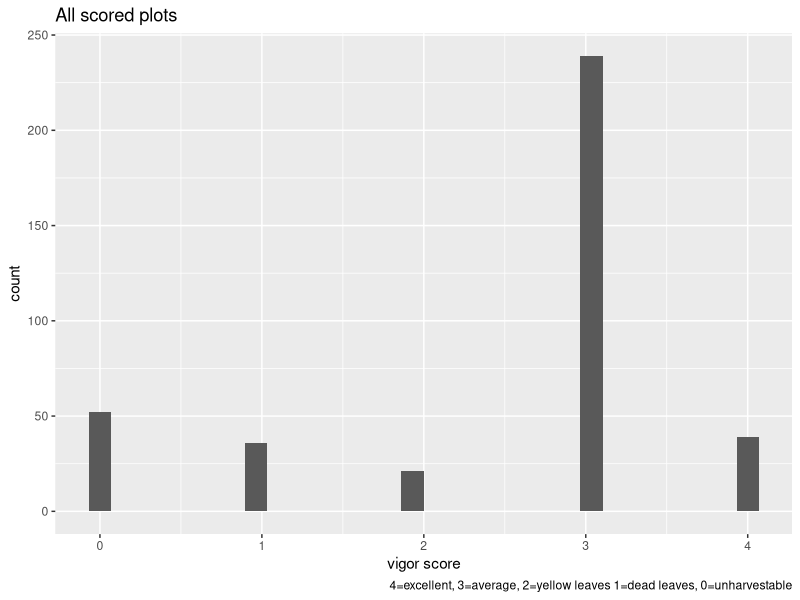
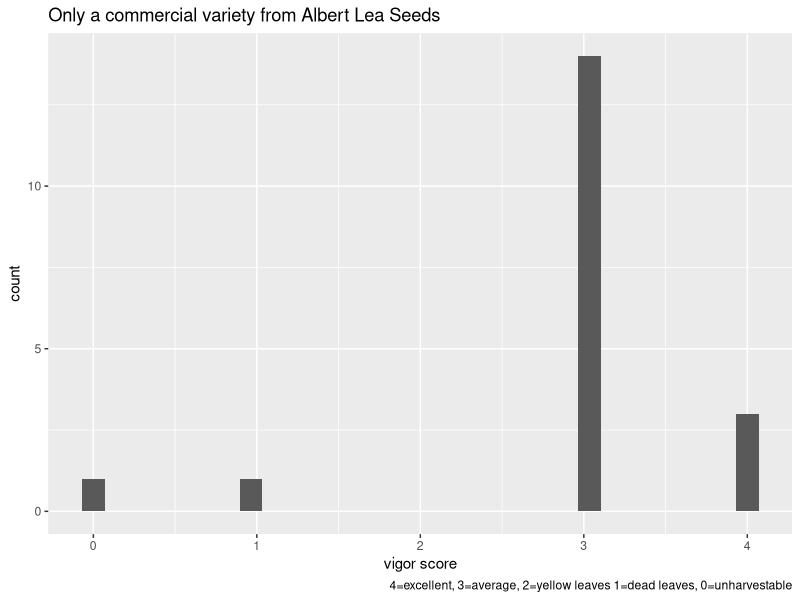
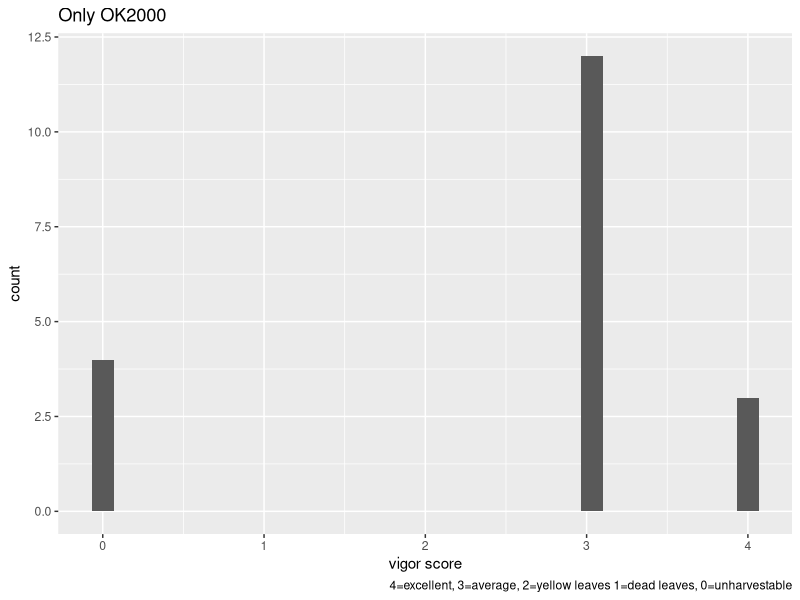
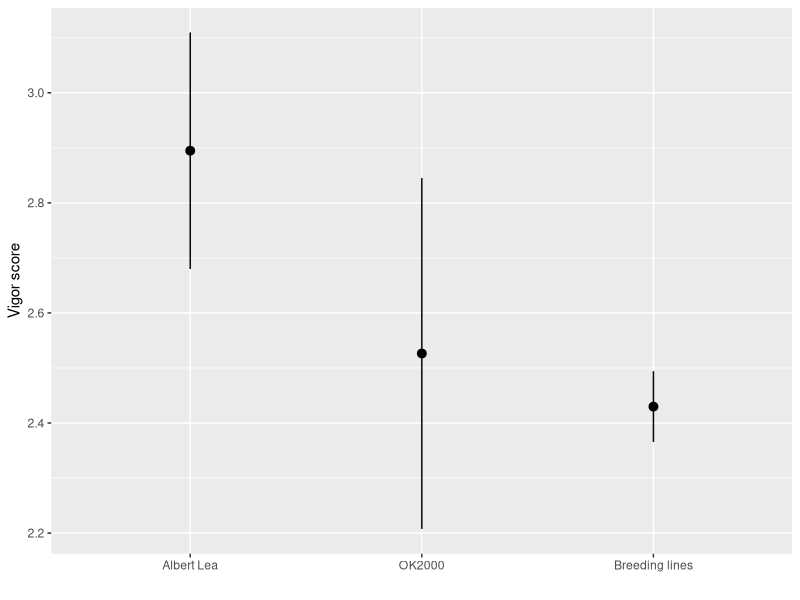

Reproduce these figures in R, in order.
## ---- chunk 1
library(tidyverse)
read.csv("mungbean plot map - master.csv") -> dat

dat %>% 
  select(PLOT,ENTRY,TREATMENT,genotype,activity,vigorcode_num, rowcode) %>% 
  filter(vigorcode_num != "empty" &
           vigorcode_num != "skipped") %>% 
  mutate(vigorcode_num = as.numeric(vigorcode_num),
         rowcode = as.numeric(rowcode)) %>% 
  filter(genotype!= "belkin" &
         genotype!= "albert lea 2x" &
         genotype!= "albert lea 3x" &
         genotype!= "enlist 1.7" &
         genotype!= "enlist 005"
         ) %>% 
  drop_na(vigorcode_num) -> dat1
  # distinct(vigorcode_num)

dat1 %>% 
  mutate(check = if_else(TREATMENT!= "CH1" & TREATMENT!="CH2", "genotype","checks")) %>% 
  mutate(type = if_else(TREATMENT== "CH1", "Albert Lea",if_else(TREATMENT=="CH2", "OK2000", "Breeding lines"))) %>% 
  mutate(type = factor(type,
                       levels = c("Albert Lea", "OK2000", "Breeding lines"))) %>% 
  group_by(type) %>% 
  summarise(n=n()) %>% 
  knitr::kable(caption = "Visual assessment observation counts")
## ---- chunk 2

dat1 %>% 
  ggplot(aes(vigorcode_num)) +
  stat_bin() +
  labs(x="vigor score",
       caption = "4=excellent, 3=average, 2=yellow leaves 1=dead leaves, 0=unharvestable",
       title = "All scored plots")
## ---- chunk 3
# dat1 %>% 
#   filter(TREATMENT == "CH1" | 
#            TREATMENT == "CH2") %>% 
#   ggplot(aes(vigorcode_num)) +
#   stat_bin() +
#   labs(x="vigor score",
#        caption = "4=excellent, 3=average, 2=yellow leaves 1=dead leaves, 0=unharvestable",
#        title = "Only check plots OK2000 and a commercial variety\n from Albert Lea Seeds")

dat1 %>% 
  filter(TREATMENT == "CH1" ) %>% 
  ggplot(aes(vigorcode_num)) +
  stat_bin() +
  labs(x="vigor score",
       caption = "4=excellent, 3=average, 2=yellow leaves 1=dead leaves, 0=unharvestable",
       title = "Only a commercial variety from Albert Lea Seeds")

dat1 %>% 
  filter(TREATMENT == "CH2") %>% 
  ggplot(aes(vigorcode_num)) +
  stat_bin() +
  labs(x="vigor score",
       caption = "4=excellent, 3=average, 2=yellow leaves 1=dead leaves, 0=unharvestable",
       title = "Only OK2000")
## ---- chunk 4
dat1 %>% 
  mutate(check = if_else(TREATMENT!= "CH1" & TREATMENT!="CH2", "genotype","checks")) %>% 
  mutate(type = if_else(TREATMENT== "CH1", "Albert Lea",if_else(TREATMENT=="CH2", "OK2000", "Breeding lines"))) %>% 
  mutate(type = factor(type,
                       levels = c("Albert Lea", "OK2000", "Breeding lines"))) %>% 
  # group_by(type) %>% 
  # summarise(n=n())
  ggplot(aes(type,vigorcode_num)) +
  stat_summary() +
  labs(y="Vigor score",
       x="")

## ---- chunk 5
dat1 %>% 
  mutate(type = if_else(TREATMENT== "CH1", "Albert Lea",if_else(TREATMENT=="CH2", "OK2000", "Breeding line"))) %>% 
  filter(vigorcode_num==4) %>% 
  filter(TREATMENT!="CH1" & TREATMENT!= "CH2") %>% 
  arrange(genotype) %>% 
  arrange(PLOT) %>% 
  rowid_to_column() %>%  
  select(rowid,genotype,PLOT) %>% 
  knitr::kable(caption = "genotypes with exceptionally good vigor, scoring a vigor score of 4 on 16Jul2024")
  
## ---- chunk 6
dat1 %>% 
  mutate(type = if_else(TREATMENT== "CH1", "Albert Lea",if_else(TREATMENT=="CH2", "OK2000", "Breeding line"))) %>% 
  filter(vigorcode_num==2) %>% 
  filter(TREATMENT!="CH1" & TREATMENT!= "CH2") %>% 
  arrange(genotype) %>% 
  arrange(PLOT) %>% 
  rowid_to_column() %>%  
  select(rowid,genotype, PLOT) %>%
  knitr::kable(caption = "lines with yellow leaves, scoring a vigor score of 2 on 16Jul2024")
## ---- chunk 7
dat1 %>% 
  mutate(type = if_else(TREATMENT== "CH1", "Albert Lea",if_else(TREATMENT=="CH2", "OK2000", "Breeding line"))) %>% 
  filter(vigorcode_num==1) %>% 
  filter(TREATMENT!="CH1" & TREATMENT!= "CH2") %>% 
  arrange(genotype) %>%
  arrange(PLOT) %>% 
  rowid_to_column() %>%  
  select(rowid,genotype, PLOT) %>%
  knitr::kable(caption = "genotypes with dying leaves, scoring a vigor score of 1 on 16Jul2024")
## ---- chunk 8
dat1 %>% 
  mutate(type = if_else(TREATMENT== "CH1", "Albert Lea",if_else(TREATMENT=="CH2", "OK2000", "Breeding line"))) %>% 
  filter(vigorcode_num==0) %>% 
  filter(TREATMENT!="CH1" & TREATMENT!= "CH2") %>% 
  arrange(genotype) %>% 
  arrange(PLOT) %>% 
  rowid_to_column() %>%  
  select(rowid,genotype, PLOT) %>%
  knitr::kable(caption = "genotypes deemed unharvestable, scoring a vigor score of 0  on 16Jul2024. This could be due to insufficient population in the stand")
## ---- chunk 9
# dat1 %>% 
#   ggplot(aes(rowcode)) +
#   stat_bin() +
#   labs(x="population score",
#        caption = "2=both rows good, 1=1 row good, 0=no rows good",
#        title = "All scored plots")

dat1 %>% 
  group_by(rowcode) %>% 
  count(rowcode) %>% 
  mutate("percent of total (%)" = round(n/387*100)) %>% 
  knitr::kable(caption = "population scores where a 2 is a sufficient population")
## ---- chunk 10

dat1 %>% 
  filter(TREATMENT == "CH1" ) %>% 
  group_by(rowcode) %>% 
  count(rowcode) %>% 
  mutate("percent of total (%)" = round(n/(14+4+1)*100)) %>% 
  knitr::kable(caption = "population scores of the n=19 Check 1 (Albert Lea)")

dat1 %>% 
  filter(TREATMENT == "CH2" ) %>% 
  group_by(rowcode) %>% 
  count(rowcode) %>% 
  mutate("percent of total (%)" = round(n/(13+2+4)*100)) %>% 
  knitr::kable(caption = "population scores of the n=19 Check 2 (OK2000)")
